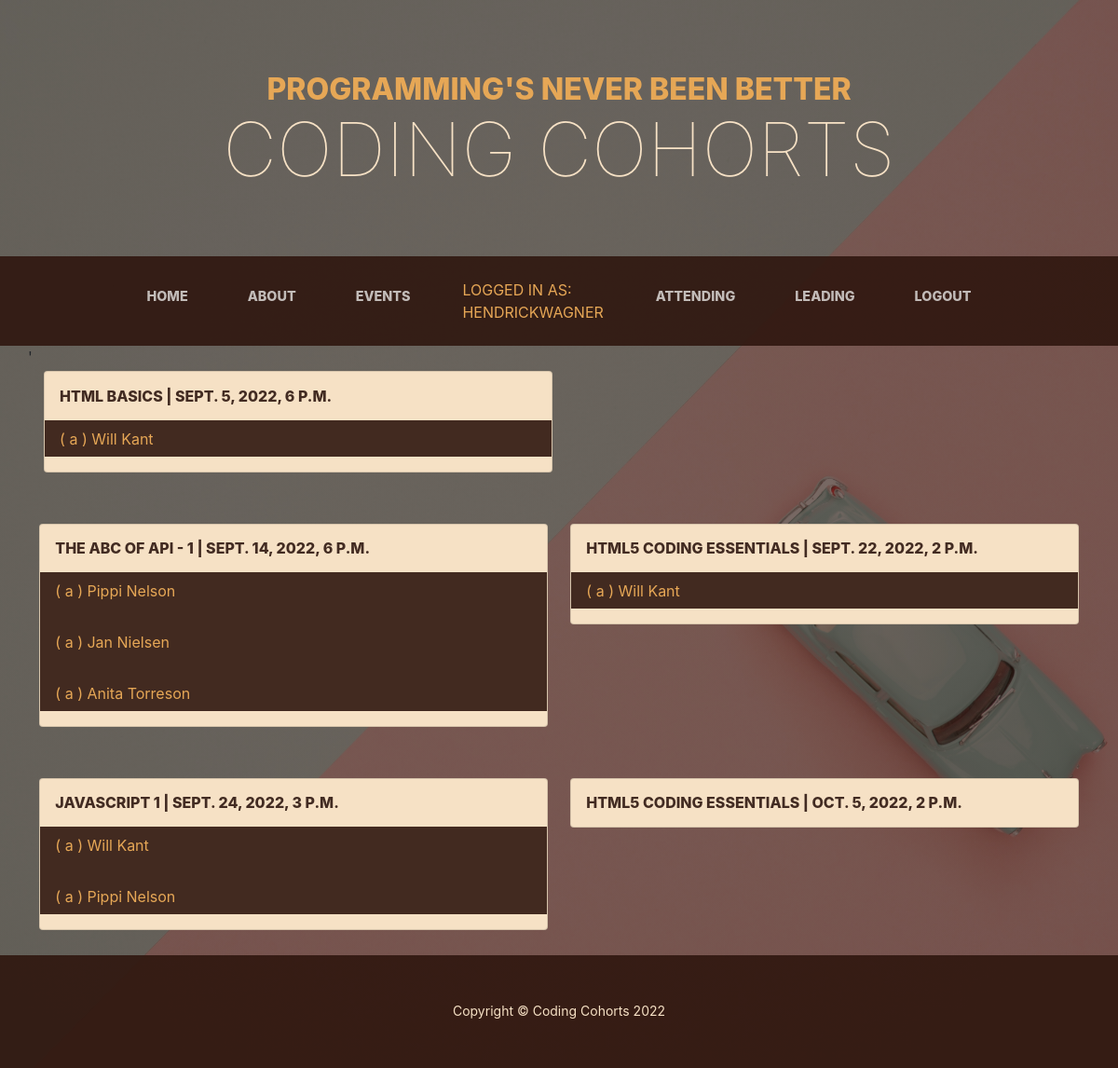
Page /catalog/mycohorts/ (signed in) on the committed database.
### catalog/models.py (models this page shows, shortened)
class Event(models.Model):
    title = models.CharField(max_length=200)
    date = models.DateTimeField(blank=True)
    attendees = models.IntegerField(default=20)
    leader = models.ForeignKey(User, on_delete=models.SET_NULL, null=True)
    STATUS = (
        ('t', 'Teaching'),
        ('n', 'Not Teaching'),
    )
    status = models.CharField(
        max_length=1,
        choices=STATUS,
        blank=True,
        default='t',
    )
    description = models.TextField(max_length=1000,
                                   help_text='Enter a brief description of tevent')
    LEVEL_CHOICES = (
        ('all levels', 'ALL'),
        ('beginner', 'BEGINNER'),
        ('specialized', 'SPECIALIZED'),
    )
    level = models.CharField(max_length=15, choices=LEVEL_CHOICES, default='all')
    LANGUAGE_CHOICES = (
        ('api', 'API'),
        ('css', 'CSS'),
        ('data', 'DATA'),
        ('html', 'HTML'),
        ('javascript', 'JAVASCRIPT'),
    )
    language = models.CharField(max_length=15, choices=LANGUAGE_CHOICES, default='html')
    image = models.ImageField(upload_to='static/img/')

class EventInstance(models.Model):
    id = models.UUIDField(primary_key=True, default=uuid.uuid4)
    leader = models.ForeignKey('Leader', on_delete=models.RESTRICT, null=True)
    cohort = models.ForeignKey('Event', on_delete=models.RESTRICT, null=True)
    attendee = models.ForeignKey(User, on_delete=models.SET_NULL, null=True, blank=True)
    STATUS = (
        ('a', 'Attending'),
        ('w', 'Waitlist'),
        ('n', 'Not Attending'),
    )
    status = models.CharField(
        max_length=1,
        choices=STATUS,
        blank=True,
        default='a',
    )

### catalog/views.py (the view)
# urls.py: path('mycohorts/', views.Cohort_and_Attendees_List_View.as_view(), name='my-leading'),
class Cohort_and_Attendees_List_View(LoginRequiredMixin, generic.ListView):
    model = Event
    template_name = 'catalog/event_list_lead_by_staff.html'
    paginate_by = 10
    def get_queryset(self):
        return Event.objects.filter(leader=self.request.user.id).all().order_by('date')
    def get_context_data(self, **kwargs):
        context = super(Cohort_and_Attendees_List_View, self).get_context_data(**kwargs)
        context['attending_people'] = EventInstance.objects.all()
        return context

### catalog/templates/catalog/event_list_lead_by_staff.html (shortened to what this page needs)
{% extends "base_generic.html" %}
{% block content %}
    <div class="container">
        <div class="card-deck row">
            '
            {% if event_list %}
                {% for event in event_list %}
                    <div class="col-xs-12 col-sm-6">
                        <div class="card bg-faded">
                            <div class="view overlay">
                                <h2 class=" teaching-card-header section-heading mb-0">
                                    <span class="section-heading-upper"> {{ event.title }}     | {{ event.date }}</span>
                                </h2>
                                <div class="bg-brown">
                                    {% for person in attending_people %}
                                        {% if  person.cohort.id  ==  event.id %}
                                            <p class="teaching-card-content text-primary">
                                                ( {{ person.status }} )
                                                {{ person.attendee.first_name }} {{ person.attendee.last_name }}
                                            </p>
                                        {% endif %}
                                    {% endfor %}
                                </div>
                            </div>
                        </div>
                    </div>
                {% endfor %}
            {% else %}
                <p class="text-center text-primary">You are not leading any cohorts at
                    this time.</p>
            {% endif %}
        </div>
    </div>
{% endblock %}

### catalog/templates/base_generic.html (shortened to what this page needs)
<!DOCTYPE html>
<html lang="en">
<head>
    <link href="https://cdn.jsdelivr.net/npm/bootstrap@5.1.3/dist/css/bootstrap.min.css"
          rel="stylesheet"
>
    {% load static %}
    <link rel="stylesheet" href="{% static 'css/styles.css' %}">
</head>
<body>
{% block sidebar %}
    <header>
        <h1 class="site-heading text-center text-faded d-none d-lg-block">
            <span class="site-heading-upper text-primary mb-3">programming's never been better</span>
            <span class="site-heading-lower">Coding Cohorts</span>
        </h1>
    </header>
    <nav class="navbar navbar-expand-lg navbar-dark py-lg-4" id="mainNav">
    <div class="container">
    <div class="collapse navbar-collapse" id="navbarSupportedContent">
    <ul class="navbar-nav mx-auto">
        <li class="nav-item px-lg-4"><a class="nav-link text-uppercase" href="{% url 'index' %}">Home</a></li>
        <li class="nav-item px-lg-4"><a class="nav-link text-uppercase" href="{% url 'about' %}">About</a></li>
        <li class="nav-item px-lg-4"><a class="nav-link text-uppercase" href="{% url 'events' %}">events</a></li>
        {% if user.is_authenticated %}
            <li class="nav-item px-lg-4 text-primary text-uppercase">Logged in
                as:<br>{{ user.get_username }}</li>
            <li class="nav-item px-lg-4"><a class="nav-link text-uppercase"
                                            href="{% url 'my-attending' %}">Attending</a>
            </li>
            {% if user.is_staff %}
                <li class="nav-item px-lg-4"><a class="nav-link text-uppercase"
                                                href="{% url 'my-leading' %}">Leading</a>
                </li>
            {% endif %}
            <li class="nav-item px-lg-4"><a class="nav-link text-uppercase"
                                            href="{% url 'logout' %}?next={{ request.path }}">Logout</a>
            </li>
        {% else %}
            <li class="nav-item px-lg-4"><a class="nav-link text-uppercase"
                                            href="{% url 'login' %}?next={{ request.path }}">Login</a>
            </li>
        {% endif %}
    </ul>
{% endblock %}
</div>
</div>
</nav>
{% block content %}{% endblock %}
{% include 'footer.html' %}
</body>
</html>

### rows in the picture
Event: title "HTML BASICS", date "SEPT. 5, 2022, 6 P.M."
EventInstance: status "a", attendee.first_name "Will", attendee.last_name "Kant"
Event: title "THE ABC OF API - 1", date "SEPT. 14, 2022, 6 P.M."
EventInstance: status "a", attendee.first_name "Pippi", attendee.last_name "Nelson"
EventInstance: status "a", attendee.first_name "Jan", attendee.last_name "Nielsen"
EventInstance: status "a", attendee.first_name "Anita", attendee.last_name "Torreson"
Event: title "HTML5 CODING ESSENTIALS", date "SEPT. 22, 2022, 2 P.M."
EventInstance: status "a", attendee.first_name "Will", attendee.last_name "Kant"
Event: title "JAVASCRIPT 1", date "SEPT. 24, 2022, 3 P.M."
EventInstance: status "a", attendee.first_name "Will", attendee.last_name "Kant"
EventInstance: status "a", attendee.first_name "Pippi", attendee.last_name "Nelson"
Event: title "HTML5 CODING ESSENTIALS", date "OCT. 5, 2022, 2 P.M."

### other values in the picture
{{ user.get_username }} "HENDRICKWAGNER"
